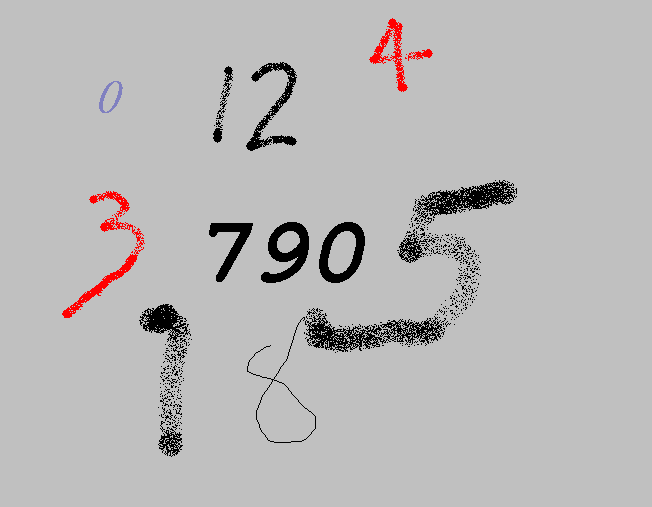
%> input picture h6/number.bmp, 652 x 507 px
$ octave MyDigitrRecognization.m   (GNU Octave 9; MATLAB toolbox functions it lacks are replaced by stand-ins)
%> lines starting %> are read from the running program, lines starting %| are printed output that depends on the picture; in (x1, y1, x2, y2) boxes, pixels count from 0 and x2, y2 are one past the last pixel; in counts of white or black regions, pixels touching at a corner belong together; the program's own positions count from 1
### h6/trainDigit.m
function cenD=trainDigit(train_img_path)
[I,map]=imread(train_img_path);
I=~I;
%imshow(I);
I=bwmorph(I,'thin',Inf);
I=imdilate(I, ones(3,3));
[L,trash]=bwlabel(I);
cenD=regionprops(L,'Image','Centroid');
end

### h6/MyInvmoments.m
function phi=MyInvmoments(I)
% Visual Pattern Recognition by Moment Invariants
% from Hu's book
I=double(I);
[height,with]=size(I);
[X,Y]=meshgrid(1:height,1:with);
X=X(:);
Y = Y(:);
I = I(:);
m.m00 = sum(I);
m.m10 = sum(X.*I);
m.m01 = sum(Y.*I);
m.m11 = sum(X.*Y.*I);
m.m20 = sum(X.^2.*I);
m.m02 = sum(Y.^2.*I);
m.m30 = sum(X.^3.*I);
m.m03 = sum(Y.^3.*I);
m.m12 = sum(X.*Y.^2.*I);
m.m21 = sum(X.^2.*Y.*I);

xbar = m.m10/m.m00;
ybar = m.m01/m.m00;
e.eta11 = (m.m11 - ybar*m.m10) / m.m00^2;
e.eta20 = (m.m20 - xbar*m.m10) / m.m00^2;
e.eta02 = (m.m02 - ybar*m.m01) / m.m00^2;
e.eta30 = (m.m30 - 3*xbar*m.m20 + 2*xbar^2*m.m10) / m.m00^2.5;
e.eta03 = (m.m03 - 3*ybar*m.m02 + 2*ybar^2*m.m01) / m.m00^2.5;
e.eta21 = (m.m21 - 2*xbar*m.m11 -ybar*m.m20 + 2*xbar^2*m.m01) / m.m00^2.5;
e.eta12 =  (m.m12 - 2*ybar*m.m11 -xbar*m.m02 + 2*ybar^2*m.m10) / m.m00^2.5;

phi(1) = e.eta20 + e.eta02;
phi(2) = (e.eta20 - e.eta02)^2 + 4*e.eta11^2;
phi(3) = (e.eta30 - 3*e.eta12)^2 + (3*e.eta21 - e.eta03)^2;
phi(4) = (e.eta30 + e.eta12)^2 + (e.eta21 + e.eta03)^2;

phi(5) = (e.eta30 - 3*e.eta12)*(e.eta30 + e.eta12)*...
        ((e.eta30 + e.eta12)^2 - 3*(e.eta21 + e.eta03)^2)+...
        (3*e.eta21 - e.eta03)*(e.eta21 + e.eta03)*...
        (3*(e.eta30 + e.eta12)^2 - (e.eta21 + e.eta03)^2);
phi(6) = (e.eta20 - e.eta02) * ((e.eta30 + e.eta12)^2-...
    (e.eta21 + e.eta03)^2)+...
    4*e.eta11*(e.eta30 + e.eta12)*(e.eta21 + e.eta03);
phi(7) = (3*e.eta21 - e.eta03) * (e.eta30 + e.eta12) * ...
        ( (e.eta30 + e.eta12)^2 - 3*(e.eta21 + e.eta03)^2) +...
         (3*e.eta12 - e.eta30)*(e.eta21 + e.eta03)*...
         (3*(e.eta30 + e.eta12)^2 - (e.eta21 + e.eta03)^2);
end

### h6/MyDigitrRecognization.m
% paths
test_path='number.bmp';
train_path='train.bmp';
% read imgs
[I,map]=imread(test_path);
%> I: size 507x652 uint8; min 0, max 255, mean 8.6
%> map = 256 rows, first 12: [0 0 0; 0.502 0 0; 0 0.502 0; 0.502 0.502 0; 0 0 0.502; 0.502 0 0.502; 0 0.502 0.502; 0.753 0.753 0.753; 0.753 0.863 0.753; 0.651 0.792 0.941; 0.251 0.125 0; 0.376 0.125 0]
I=ind2gray(I,map);
%> I: size 507x652 single
threshold=180/255;
I=im2bw(I,threshold);
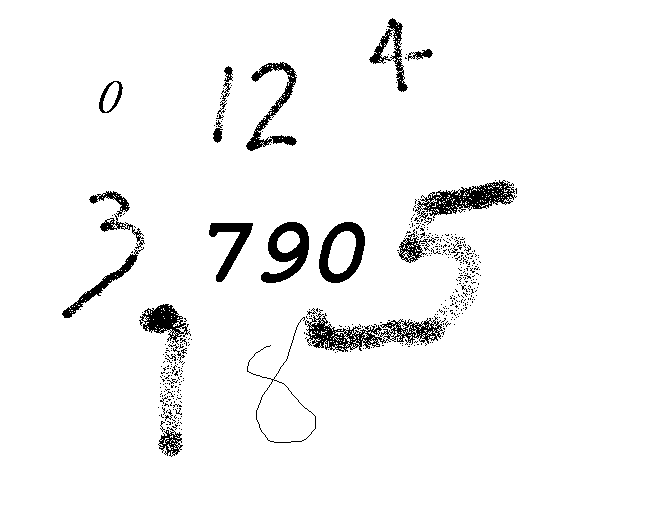
%> I: size 507x652 logical; 95.6% white; 450 black regions (424 under 20 px), largest, box (x1, y1, x2, y2) and area: (305, 309, 443, 352) 1990, (415, 180, 517, 218) 1593, (261, 222, 309, 283) 1372
I=~I;

% propocessing
se=strel('disk',5);
I2 = imclose(I,se);
%> I2: size 507x652 logical; 6.8% white; 10 white regions, largest, box (x1, y1, x2, y2) and area: (247, 180, 517, 443) 9846, (139, 304, 192, 457) 3702, (62, 191, 145, 318) 1736
I2(333,296)=0;
%> I2: size 507x652 logical; 6.8% white; 11 white regions, largest, box (x1, y1, x2, y2) and area: (295, 180, 517, 353) 9533, (139, 304, 192, 457) 3702, (62, 191, 145, 318) 1736
I2=bwmorph(I2,'thin',Inf);
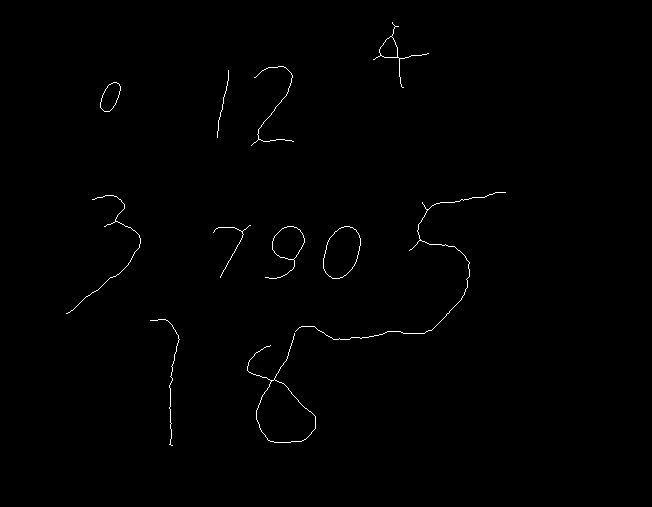
%> I2: size 507x652 logical; 0.53% white in thin lines or dots, all inside (x1, y1, x2, y2) = (66, 22, 506, 446)
[L,num]=bwlabel(I2);
%> L: size 507x652 double; 12 distinct labels, from 0 to 11
%> num = 11

% get centroid
cenD=regionprops(L,'Image','Centroid');
%> cenD = 11 regions; first 5, Centroid: [113.3 246.4], [111.1 97.3], [171.3 377], [232.6 243.3], [223.5 104.5]
len=length(cenD);
%> len = 11
r.Centroid=[cenD.Centroid];
%> r.Centroid = 22 values, max 420.1 at index 17, min 54.39 at index 22, mean 239
r.digit=zeros(len,1);
tmp_moments=zeros(10,1);

train_result=trainDigit(train_path);
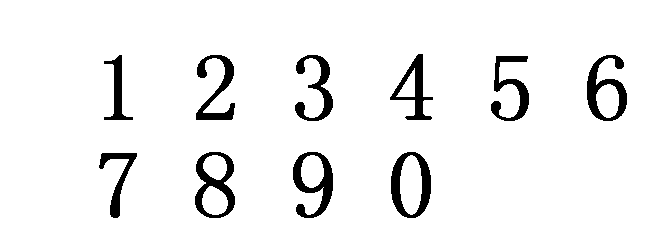
%> input picture h6/train.bmp, 666 x 241 px
%> in trainDigit, `[I,map]=imread(train_img_path);`: I: size 241x666 logical; 94.2% white; 10 black regions, largest, box (x1, y1, x2, y2) and area: (391, 152, 431, 218) 1105, (293, 152, 333, 218) 1101, (587, 55, 627, 121) 1088
%> in trainDigit, `[I,map]=imread(train_img_path);`: map = [0 0 0; 1 1 1]
%> in trainDigit, `I=bwmorph(I,'thin',Inf);`: I: size 241x666 logical; 0.84% white in thin lines or dots, all inside (x1, y1, x2, y2) = (101, 56, 623, 217)
%> in trainDigit, `I=imdilate(I, ones(3,3));`: I: size 241x666 logical; 3.1% white; 10 white regions, largest, box (x1, y1, x2, y2) and area: (197, 152, 233, 218) 652, (295, 152, 330, 218) 571, (590, 55, 624, 121) 566
%> in trainDigit, `[L,trash]=bwlabel(I);`:
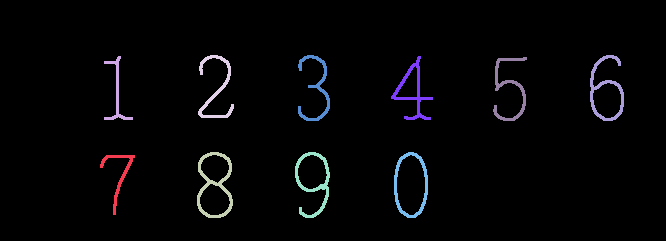
%> L: size 241x666 double; 11 distinct labels, from 0 to 10; one colour per label, 0 black
%> in trainDigit, `[L,trash]=bwlabel(I);`: trash = 10
%> in trainDigit, `cenD=regionprops(L,'Image','Centroid');`: cenD = 10 regions; first 5, Centroid: [119.2 175.3], [117.5 92.8], [215.4 185.4], [216.5 88.9], [314.4 184.2]
%> train_result has the same summary as cenD in trainDigit
for i=1:10
     train_moments(i,:)=MyInvmoments(train_result(i).Image);
end;
%> this loop made 10 passes

figure,
for i=1:len;
    [m,n]=size(cenD(i).Image);
    cenD(i).Image=imdilate(cenD(i).Image,ones(3,3));
    subplot(3,4,i);
    imshow(cenD(i).Image);
end;
%> this loop made 11 passes
%> (m, n) on passes 1 to 11: (119, 75), (30, 21), (127, 30), (53, 38), (68, 12), (110, 69), (80, 43), (53, 40), (148, 211), (53, 38), (66, 56)
%> pass 1, `imshow(cenD(i).Image);`:
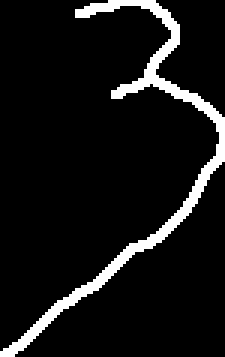
%> displayed picture: size 119x75 logical (shown 3 times larger); 8% white; 1 white region, box (x1, y1, x2, y2) and area: (0, 0, 75, 119) 716
%> after the loop:
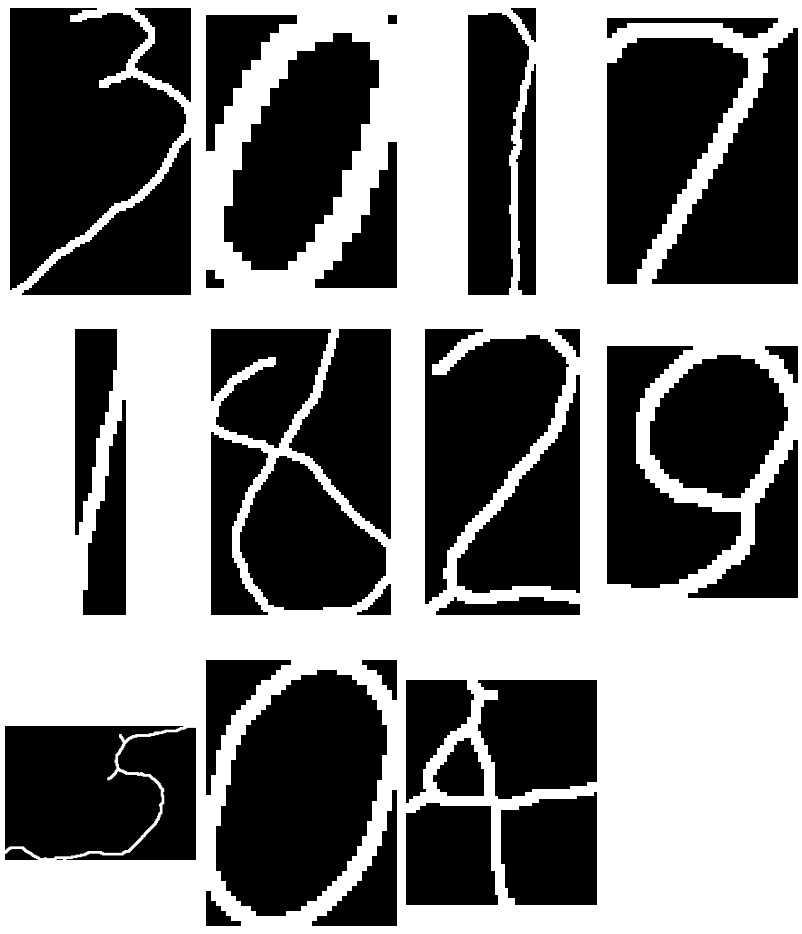
%> figure redrawn from the program's plot data, 11 panels

figure,
for i=1:len
    test_moments(i,:)=MyInvmoments(cenD(i).Image);
    temp=abs(train_moments(:,4)-test_moments(i,4));
    [a,b]=min(temp);
    index(i)=b;
    subplot(3,4,i);
    imshow(train_result(index(i)).Image);
end
%> this loop made 11 passes
%> (height in MyInvmoments, with in MyInvmoments) on passes 1, 2, 4, 5, 6, 7, 8, 9, 10, 11: (119, 75), (30, 21), (53, 38), (68, 12), (110, 69), (80, 43), (53, 40), (148, 211), (53, 38), (66, 56)
%> (height in MyInvmoments, with in MyInvmoments) on pass 3: (127, 30)
%> after the loop, index = [6 8 6 2 5 1 8 8 6 8 1]
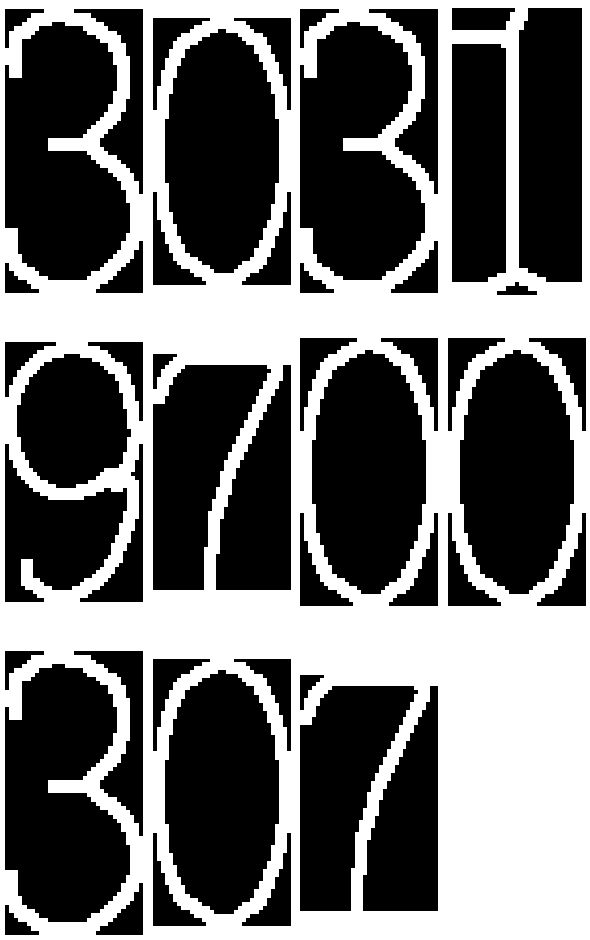
%> figure redrawn from the program's plot data, 11 panels
